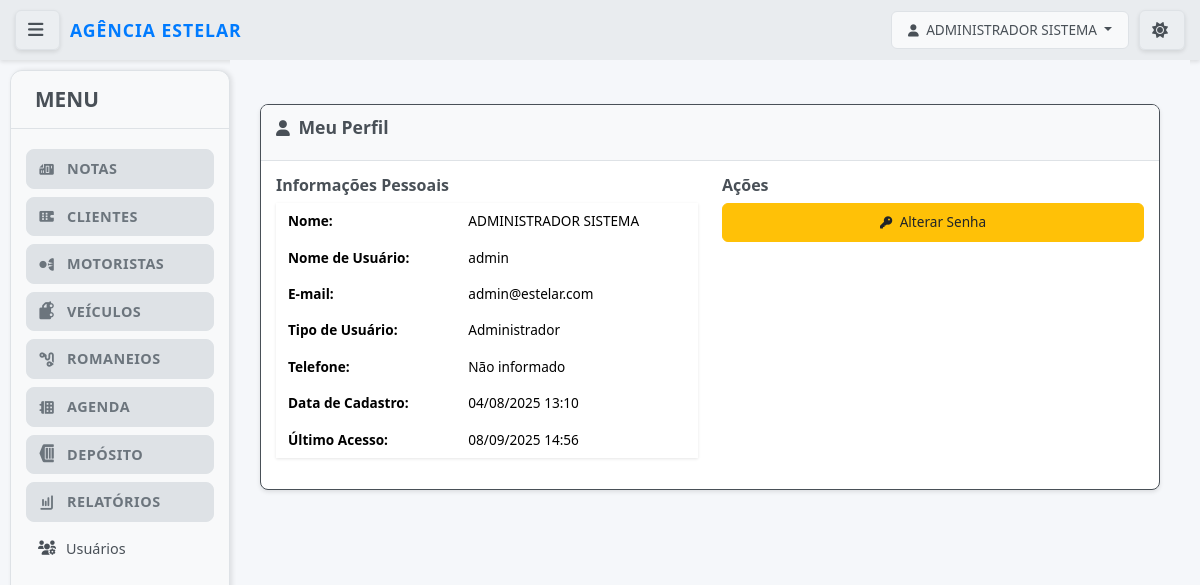
Page /notas/perfil/ (signed in) on the earlier database version.
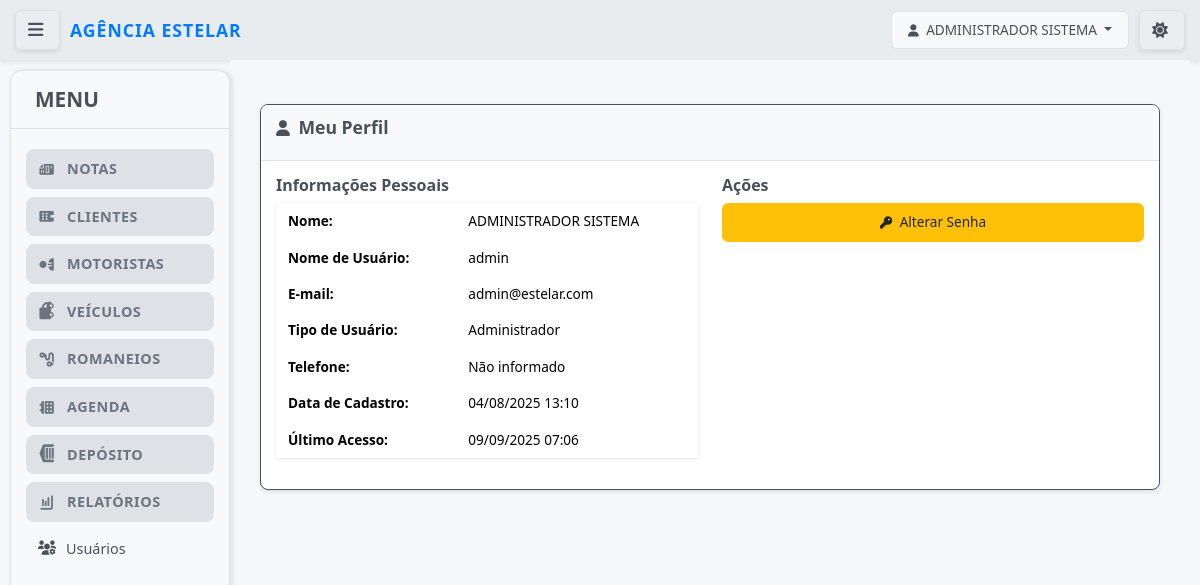
Same page on the later database version.
### notas/models.py (models this page shows, shortened)
class UpperCaseMixin:
    def save(self, *args, **kwargs):
        for field in self._meta.fields:
            if hasattr(field, 'max_length') and hasattr(self, field.name):
                value = getattr(self, field.name)
                if value and isinstance(value, str):
                    exclude_fields = [
                        'email', 'password', 'username', 'cpf', 'cnpj',
                        'cnh', 'chassi', 'renavam', 'placa', 'cep',
                        'telefone', 'rntrc', 'numero_consulta', 'tipo_usuario',
                        'status'  # Adicionado para não converter status para maiúsculo
                    ]
                    if field.name not in exclude_fields:
                        setattr(self, field.name, value.upper())
        super().save(*args, **kwargs)

class Usuario(UpperCaseMixin, AbstractUser):
    TIPO_USUARIO_CHOICES = [
        ('admin', 'Administrador'),
        ('funcionario', 'Funcionário'),
        ('cliente', 'Cliente'),
    ]
    tipo_usuario = models.CharField(
        max_length=20,
        choices=TIPO_USUARIO_CHOICES,
        default='funcionario',
        verbose_name="Tipo de Usuário"
    )
    cliente = models.ForeignKey(
        Cliente,
        on_delete=models.CASCADE,
        null=True,
        blank=True,
        verbose_name="Cliente Vinculado"
    )
    telefone = models.CharField(max_length=20, blank=True, verbose_name="Telefone")
    ultimo_acesso = models.DateTimeField(null=True, blank=True, verbose_name="Último Acesso")
    REQUIRED_FIELDS = ['email', 'first_name', 'last_name']
    USERNAME_FIELD = 'username'
    is_authenticated = True
    is_anonymous = False
    objects = UsuarioManager()
    class Meta:
        verbose_name = "Usuário"
        verbose_name_plural = "Usuários"
        ordering = ['username']
    def get_full_name(self):
        return f"{self.first_name} {self.last_name}".strip()
    @property
    def is_admin(self):
        return self.tipo_usuario == 'admin'
    @property
    def is_cliente(self):
        return self.tipo_usuario == 'cliente'
    def can_access_funcionalidades(self):
        return self.is_admin or self.is_funcionario

### notas/views.py (the view)
# urls.py: path('perfil/', views.perfil_usuario, name='perfil'),
@login_required
def perfil_usuario(request):
    return render(request, 'notas/auth/perfil.html')

### notas/templates/notas/auth/perfil.html (shortened to what this page needs)
{% extends 'base.html' %}
{% load static %}
{% block content %}
<div class="container mt-4">
            <div class="card">
                <div class="card-header">
                    <h3 class="card-title">
                        <i class="fas fa-user"></i> Meu Perfil
                    </h3>
                </div>
                <div class="card-body">
                    <div class="row">
                        <div class="col-md-6">
                            <h5>Informações Pessoais</h5>
                            <table class="table table-borderless table-hover">
                                <tr>
                                    <td><strong>Nome:</strong></td>
                                    <td>{{ user.get_full_name }}</td>
                                </tr>
                                <tr>
                                    <td><strong>Nome de Usuário:</strong></td>
                                    <td>{{ user.username }}</td>
                                </tr>
                                <tr>
                                    <td><strong>E-mail:</strong></td>
                                    <td>{{ user.email }}</td>
                                </tr>
                                <tr>
                                    <td><strong>Tipo de Usuário:</strong></td>
                                    <td>{{ user.get_tipo_usuario_display }}</td>
                                </tr>
                                <tr>
                                    <td><strong>Telefone:</strong></td>
                                    <td>{{ user.telefone|default:"Não informado" }}</td>
                                </tr>
                                <tr>
                                    <td><strong>Data de Cadastro:</strong></td>
                                    <td>{{ user.date_joined|date:"d/m/Y H:i" }}</td>
                                </tr>
                                {% if user.ultimo_acesso %}
                                <tr>
                                    <td><strong>Último Acesso:</strong></td>
                                    <td>{{ user.ultimo_acesso|date:"d/m/Y H:i" }}</td>
                                </tr>
                                {% endif %}
                            </table>
                        </div>
                        <div class="col-md-6">
                            <h5>Ações</h5>
                            <div class="d-grid gap-2">
                                <a href="{% url 'notas:alterar_senha' %}" class="btn btn-warning">
                                    <i class="fas fa-key"></i> Alterar Senha
                                </a>
                            </div>
                        </div>
                    </div>
                </div>
            </div>
{% endblock %}

### templates/base.html (shortened to what the changed rows need)
{% load static %}
<!DOCTYPE html>
<html lang="pt-BR">
<head>
    <link href="https://cdn.jsdelivr.net/npm/bootstrap@5.3.3/dist/css/bootstrap.min.css" rel="stylesheet">
            <link rel="stylesheet" href="{% static 'css/style.css' %}?v=4.8">
    <link rel="stylesheet" href="https://cdnjs.cloudflare.com/ajax/libs/font-awesome/6.0.0-beta3/css/all.min.css">
</head>
<body data-theme="light" class="{% if not user.is_authenticated %}login-page{% endif %}">
    <div class="top-bar">
        <div class="user-area">
            <div class="user-info">
                {% if user.is_authenticated %}
                    <div class="dropdown">
                        <button class="btn btn-outline-light dropdown-toggle" type="button" id="userDropdown" data-bs-toggle="dropdown" aria-expanded="false">
                            <i class="fas fa-user"></i> {{ user.get_full_name|default:user.username }}
                        </button>
                    </div>
                {% else %}
                    <a href="{% url 'notas:login' %}" class="btn btn-outline-light">Login</a>
                {% endif %}
            </div>
        </div>
    </div>
    <div class="main-wrapper">
        <div class="main-content">
            {% block content %}{% endblock %}
        </div>
    </div>
</body>
</html>
</html>

Differences in the rows shown:
changed Usuario "ADMINISTRADOR SISTEMA": ultimo_acesso "08/09/2025 14:56" → "09/09/2025 07:06"
